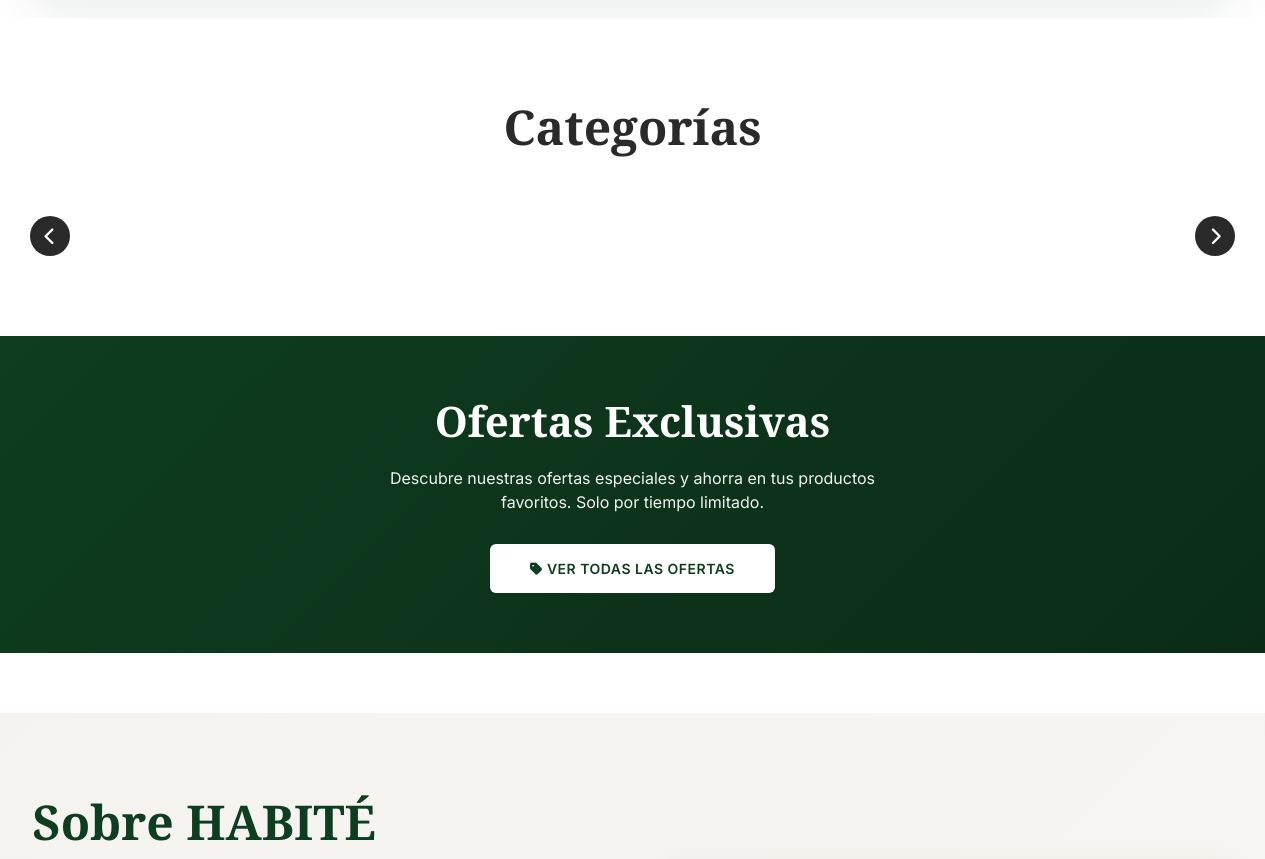
The app's page / (middle part), older data.
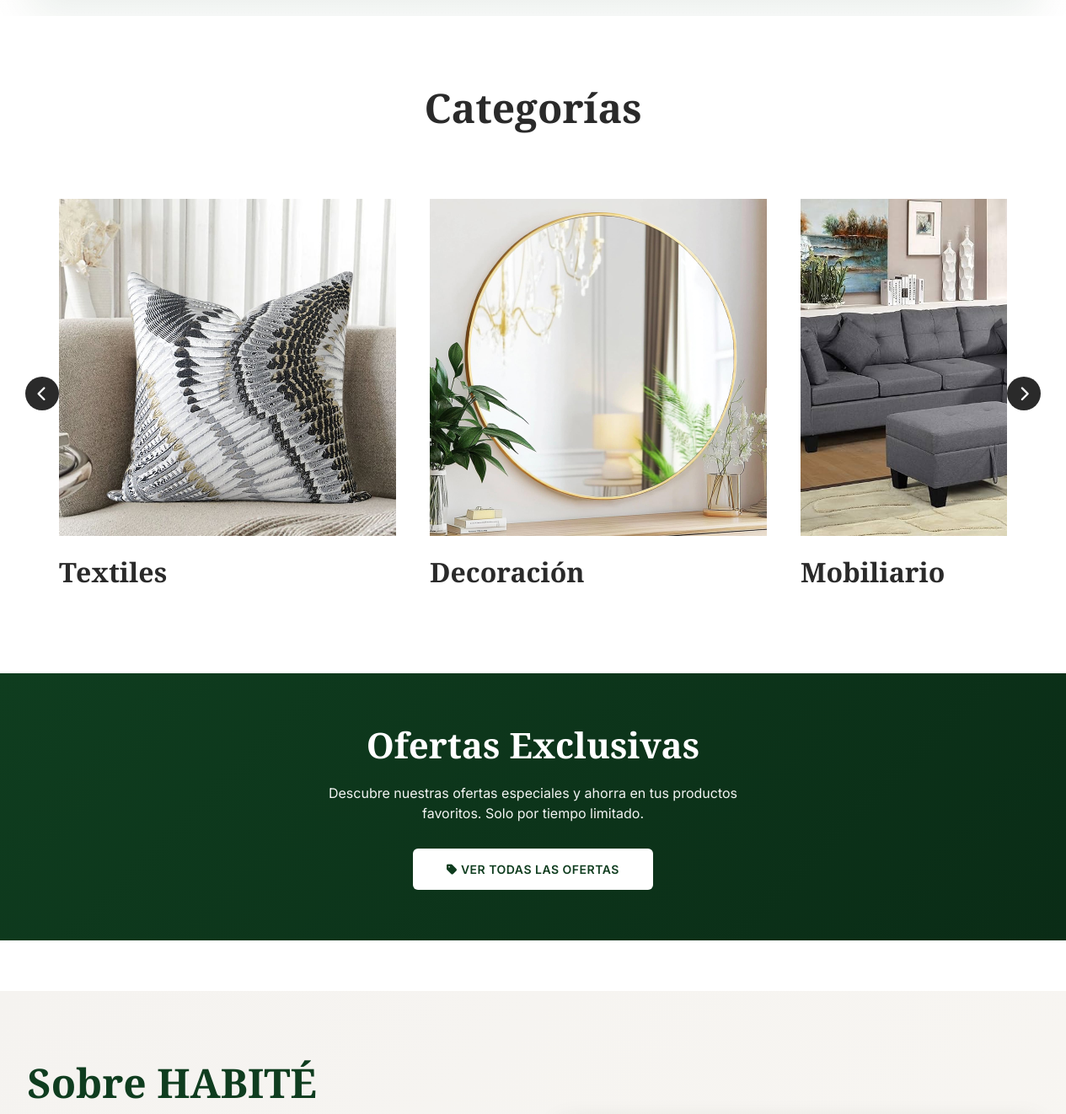
The same page, newer data.
### tienda/models.py (models this page shows, shortened)
class Categoria(models.Model):
    nombre = models.CharField(max_length=100, unique=True)
    slug = models.SlugField(unique=True)
    descripcion = models.TextField(blank=True)
    imagen = models.ImageField(upload_to='categorias/', null=True, blank=True)
    icono = models.CharField(max_length=100, default='fas fa-box', help_text='Ej: fas fa-chair')
    orden = models.IntegerField(default=0)
    class Meta:
        ordering = ['orden']
        verbose_name_plural = 'Categorías'

### tienda/views.py (the view)
# urls.py: path("", InicioView.as_view(), name="inicio"),
class InicioView(TemplateView):
    template_name = "inicio.html"
    def get_context_data(self, **kwargs):
        context = super().get_context_data(**kwargs)
        context['categorias'] = Categoria.objects.all()
        context['ofertas'] = Producto.objects.filter(en_oferta=True).order_by('-descuento_porcentaje')[:6]
        context['integracion_sistema'] = obtener_info_integracion_sistema()
        context['titulo_inicio'] = _("Inicio")
        return context

### tienda/templates/inicio.html (shortened to what this page needs)
<!DOCTYPE html>
{% load i18n %}
<html lang="es">
<head>
    <link href="https://cdn.jsdelivr.net/npm/bootstrap@5.3.3/dist/css/bootstrap.min.css" rel="stylesheet">
    <link rel="stylesheet" href="https://cdnjs.cloudflare.com/ajax/libs/font-awesome/6.4.0/css/all.min.css">
</head>
<body>
    <section class="integration-section">
    </section>
    <section class="categories-section" id="categorias">
        <div class="categories-header">
            <h2>{% trans "Categorías" %}</h2>
        </div>
        <div class="categories-container">
            <button class="categories-nav prev" onclick="scrollCategoriesLeft()">
                <i class="fas fa-chevron-left"></i>
            </button>
            <div class="categories-grid" id="categoriesGrid">
                {% for categoria in categorias %}
                    <a href="{% url 'catalogo' %}?categoria={{ categoria.slug }}" class="category-card">
                        <div class="category-image">
                            {% if categoria.imagen %}
                                <img src="{{ categoria.imagen.url }}" alt="{{ categoria.nombre }}">
                            {% else %}
                                <i class="{{ categoria.icono }}"></i>
                            {% endif %}
                        </div>
                        <div class="category-content">
                            <h3 class="category-name">{{ categoria.nombre }}</h3>
                        </div>
                    </a>
                {% endfor %}
            </div>
            <button class="categories-nav next" onclick="scrollCategoriesRight()">
                <i class="fas fa-chevron-right"></i>
            </button>
        </div>
    </section>
    <section class="promo-section" id="ofertas">
        <div class="promo-content">
            <h3>{% trans "Ofertas Exclusivas" %}</h3>
            <p>{% trans "Descubre nuestras ofertas especiales y ahorra en tus productos favoritos. Solo por tiempo limitado." %}</p>
            <a href="{% url 'catalogo' %}?ofertas=true" class="btn-promo">
                <i class="fas fa-tag"></i> {% trans "Ver Todas las Ofertas" %}
            </a>
        </div>
    </section>
    <section class="about-section" id="sobre-nosotros">
        <div class="about-container">
            <div class="about-content">
                <h2>{% trans "Sobre HABITÉ" %}</h2>
            </div>
        </div>
    </section>
</body>
</html>

### tienda/templates/inicio.html (style rules this page uses)
:root { --verde: #0f3d1f; --beige: #ebe5d8; --verde-oscuro: #0a2c16; --beige-oscuro: #d4cbbe; --gris-claro: #f8f6f2; --texto-oscuro: #2a2a2a; --texto-gris: #666666; --amarillo-banner: #ffd700; }
* { margin: 0; padding: 0; box-sizing: border-box; }
html, body { height: 100%; font-family: 'Inter', sans-serif; color: var(--texto-oscuro); }
body { display: flex; flex-direction: column; padding-top: 82px; }
.integration-section { padding: 60px 20px 20px; background: linear-gradient(180deg, #f8f6f2 0%, #ffffff 100%); }
.categories-section { padding: 80px 20px; background: white; }
.categories-header { text-align: center; margin-bottom: 60px; }
.categories-header h2 { font-family: 'Playfair Display', serif; font-size: 48px; color: var(--texto-oscuro); margin-bottom: 0; font-weight: 600; }
.categories-container { max-width: 1400px; margin: 0 auto; position: relative; }
.categories-grid { display: flex; gap: 40px; overflow-x: auto; scroll-behavior: smooth; padding: 20px 0; margin: 0 50px; scroll-snap-type: x mandatory; }
.category-card { background: transparent; border-radius: 0; overflow: hidden; box-shadow: none; transition: all 0.3s cubic-bezier(0.4, 0, 0.2, 1); cursor: pointer; text-decoration: none; color: inherit; display: flex; flex-direction: column; height: auto; flex: 0 0 400px; scroll-snap-align: start; }
.category-image { width: 100%; height: 400px; background: linear-gradient(135deg, #f0e9e0 0%, #ebe5d8 100%); display: flex; align-items: center; justify-content: center; font-size: 100px; overflow: hidden; position: relative; color: rgba(15, 61, 31, 0.15); margin-bottom: 24px; }
.category-image img { width: 100%; height: 100%; object-fit: cover; transition: transform 0.5s cubic-bezier(0.4, 0, 0.2, 1); }
.category-content { padding: 0; flex: 1; display: flex; flex-direction: column; justify-content: flex-start; }
.category-name { font-family: 'Playfair Display', serif; font-size: 32px; font-weight: 600; color: var(--texto-oscuro); margin: 0; }
.categories-nav { position: absolute; top: 50%; transform: translateY(-50%); width: 40px; height: 40px; background: var(--texto-oscuro); border: none; border-radius: 50%; cursor: pointer; display: flex; align-items: center; justify-content: center; color: white; font-size: 18px; transition: all 0.3s; z-index: 10; }
.categories-nav.prev { left: 10px; }
.categories-nav.next { right: 10px; }
.promo-section { padding: 60px 20px; background: linear-gradient(135deg, var(--verde) 0%, var(--verde-oscuro) 100%); color: white; text-align: center; }
.promo-content h3 { font-family: 'Playfair Display', serif; font-size: 42px; margin-bottom: 20px; font-weight: 700; }
.promo-content p { font-size: 16px; margin-bottom: 30px; opacity: 0.95; max-width: 500px; margin-left: auto; margin-right: auto; }
.btn-promo { background: white; color: var(--verde); border: none; padding: 14px 40px; font-size: 14px; font-weight: 600; border-radius: 6px; text-transform: uppercase; letter-spacing: 0.5px; cursor: pointer; transition: all 0.3s; text-decoration: none; display: inline-block; }
.about-section { background: linear-gradient(135deg, #f5f3f0 0%, var(--gris-claro) 100%); padding: 80px 20px; margin: 60px 0; }
.about-container { max-width: 1200px; margin: 0 auto; display: grid; grid-template-columns: 1fr 1fr; gap: 60px; align-items: center; }
.about-content h2 { font-family: 'Playfair Display', serif; font-size: 48px; color: var(--verde); margin-bottom: 20px; font-weight: 700; }

Row changes from the older to the newer data that the page shows:
added Categoria: imagen (picture), nombre "Textiles"
added Categoria: imagen (picture), nombre "Decoración"
added Categoria: imagen (picture), nombre "Mobiliario"
